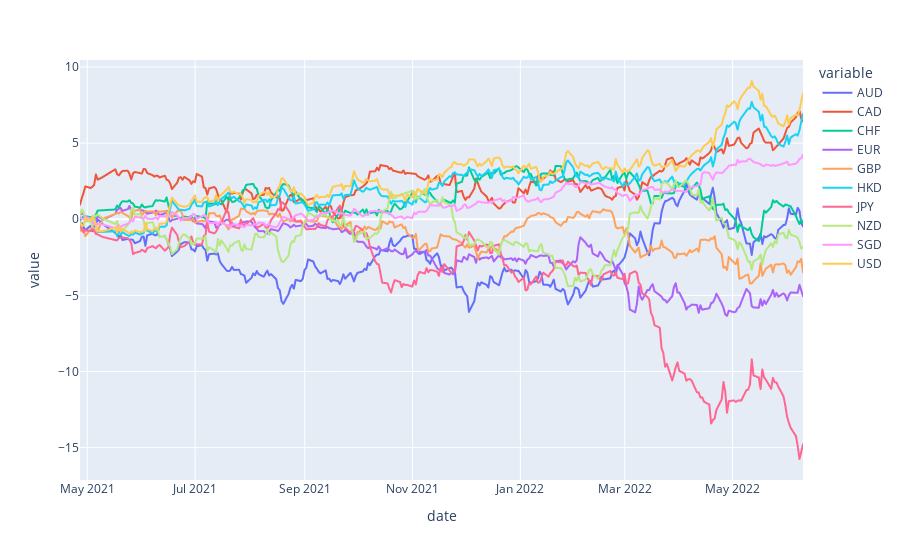

Source (notebook cell):
### Markdown cell above
We have created the FX G10 currency indices. Meaning that now we can observe each currency by separate. Let's plot it and see the correlation between them.

### Code cell
df = pd.read_csv('db/indexes/'+timeframe+'/'+currencies[0]+'.csv')
df[currencies[0]] = df[currencies[0]].cumsum()
for i in range(1, len(currencies)):
    df2 = pd.read_csv('db/indexes/'+timeframe+'/'+currencies[i]+'.csv')
    df2[currencies[i]] = df2[currencies[i]].cumsum()
    df = pd.merge(df, df2, on=['date', 'date'])

pd.options.plotting.backend = "plotly"
plt = df.plot(x='date', y=currencies)
plt.show()

matrix = df.corr()
hm = sns.heatmap(matrix, annot=True)
hm.set(title="FX G10 Correlation Matrix\n")

### Figure 1 — Plotly figure (JSON) as saved in the notebook; plotly's stock layout.template omitted (floating-point values rounded to 4 significant figures; data arrays with more than 128 entries replaced by an {"elided": "..."} marker saying what was removed)
{"data": [{"hovertemplate": "variable=AUD<br>date=%{x}<br>value=%{y}<extra></extra>", "legendgroup": "AUD", "line": {"color": "#636efa", "dash": "solid"}, "mode": "lines", "name": "AUD", "showlegend": true, "type": "scattergl", "x": {"elided": "290 str values"}, "xaxis": "x", "y": {"elided": "290 float values"}, "yaxis": "y"}, {"hovertemplate": "variable=CAD<br>date=%{x}<br>value=%{y}<extra></extra>", "legendgroup": "CAD", "line": {"color": "#EF553B", "dash": "solid"}, "mode": "lines", "name": "CAD", "showlegend": true, "type": "scattergl", "x": {"elided": "290 str values"}, "xaxis": "x", "y": {"elided": "290 float values"}, "yaxis": "y"}, {"hovertemplate": "variable=CHF<br>date=%{x}<br>value=%{y}<extra></extra>", "legendgroup": "CHF", "line": {"color": "#00cc96", "dash": "solid"}, "mode": "lines", "name": "CHF", "showlegend": true, "type": "scattergl", "x": {"elided": "290 str values"}, "xaxis": "x", "y": {"elided": "290 float values"}, "yaxis": "y"}, {"hovertemplate": "variable=EUR<br>date=%{x}<br>value=%{y}<extra></extra>", "legendgroup": "EUR", "line": {"color": "#ab63fa", "dash": "solid"}, "mode": "lines", "name": "EUR", "showlegend": true, "type": "scattergl", "x": {"elided": "290 str values"}, "xaxis": "x", "y": {"elided": "290 float values"}, "yaxis": "y"}, {"hovertemplate": "variable=GBP<br>date=%{x}<br>value=%{y}<extra></extra>", "legendgroup": "GBP", "line": {"color": "#FFA15A", "dash": "solid"}, "mode": "lines", "name": "GBP", "showlegend": true, "type": "scattergl", "x": {"elided": "290 str values"}, "xaxis": "x", "y": {"elided": "290 float values"}, "yaxis": "y"}, {"hovertemplate": "variable=HKD<br>date=%{x}<br>value=%{y}<extra></extra>", "legendgroup": "HKD", "line": {"color": "#19d3f3", "dash": "solid"}, "mode": "lines", "name": "HKD", "showlegend": true, "type": "scattergl", "x": {"elided": "290 str values"}, "xaxis": "x", "y": {"elided": "290 float values"}, "yaxis": "y"}, {"hovertemplate": "variable=JPY<br>date=%{x}<br>value=%{y}<extra></extra>", "legendgroup": "JPY", "line": {"color": "#FF6692", "dash": "solid"}, "mode": "lines", "name": "JPY", "showlegend": true, "type": "scattergl", "x": {"elided": "290 str values"}, "xaxis": "x", "y": {"elided": "290 float values"}, "yaxis": "y"}, {"hovertemplate": "variable=NZD<br>date=%{x}<br>value=%{y}<extra></extra>", "legendgroup": "NZD", "line": {"color": "#B6E880", "dash": "solid"}, "mode": "lines", "name": "NZD", "showlegend": true, "type": "scattergl", "x": {"elided": "290 str values"}, "xaxis": "x", "y": {"elided": "290 float values"}, "yaxis": "y"}, {"hovertemplate": "variable=SGD<br>date=%{x}<br>value=%{y}<extra></extra>", "legendgroup": "SGD", "line": {"color": "#FF97FF", "dash": "solid"}, "mode": "lines", "name": "SGD", "showlegend": true, "type": "scattergl", "x": {"elided": "290 str values"}, "xaxis": "x", "y": {"elided": "290 float values"}, "yaxis": "y"}, {"hovertemplate": "variable=USD<br>date=%{x}<br>value=%{y}<extra></extra>", "legendgroup": "USD", "line": {"color": "#FECB52", "dash": "solid"}, "mode": "lines", "name": "USD", "showlegend": true, "type": "scattergl", "x": {"elided": "290 str values"}, "xaxis": "x", "y": {"elided": "290 float values"}, "yaxis": "y"}], "layout": {"legend": {"title": {"text": "variable"}, "tracegroupgap": 0}, "margin": {"t": 60}, "xaxis": {"anchor": "y", "domain": [0, 1], "title": {"text": "date"}}, "yaxis": {"anchor": "x", "domain": [0, 1], "title": {"text": "value"}}}}
